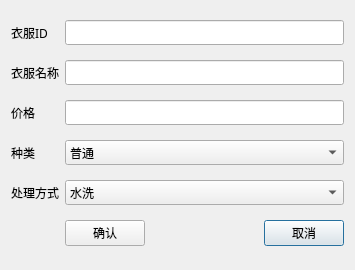
<?xml version="1.0" encoding="UTF-8"?>
<ui version="4.0">
 <class>dlgUpdateClothes</class>
 <widget class="QDialog" name="dlgUpdateClothes">
  <property name="geometry">
   <rect>
    <x>0</x>
    <y>0</y>
    <width>355</width>
    <height>270</height>
   </rect>
  </property>
  <property name="minimumSize">
   <size>
    <width>355</width>
    <height>0</height>
   </size>
  </property>
  <property name="font">
   <font>
    <family>微软雅黑</family>
   </font>
  </property>
  <property name="windowTitle">
   <string>修改衣服信息</string>
  </property>
  <layout class="QGridLayout" name="gridLayout">
   <item row="2" column="0">
    <widget class="QLabel" name="label_3">
     <property name="text">
      <string>价格</string>
     </property>
    </widget>
   </item>
   <item row="5" column="3">
    <widget class="QPushButton" name="BtnCancel">
     <property name="text">
      <string>取消</string>
     </property>
    </widget>
   </item>
   <item row="0" column="1" colspan="3">
    <widget class="QLineEdit" name="LeID"/>
   </item>
   <item row="2" column="1" colspan="3">
    <widget class="QLineEdit" name="LePrice"/>
   </item>
   <item row="0" column="0">
    <widget class="QLabel" name="label">
     <property name="text">
      <string>衣服ID</string>
     </property>
    </widget>
   </item>
   <item row="1" column="0">
    <widget class="QLabel" name="label_2">
     <property name="text">
      <string>衣服名称</string>
     </property>
    </widget>
   </item>
   <item row="3" column="0">
    <widget class="QLabel" name="label_4">
     <property name="text">
      <string>种类</string>
     </property>
    </widget>
   </item>
   <item row="5" column="2">
    <spacer name="horizontalSpacer">
     <property name="orientation">
      <enum>Qt::Horizontal</enum>
     </property>
     <property name="sizeHint" stdset="0">
      <size>
       <width>40</width>
       <height>20</height>
      </size>
     </property>
    </spacer>
   </item>
   <item row="3" column="1" colspan="3">
    <widget class="QComboBox" name="CBType">
     <item>
      <property name="text">
       <string>普通</string>
      </property>
     </item>
     <item>
      <property name="text">
       <string>高档</string>
      </property>
     </item>
     <item>
      <property name="text">
       <string>其他</string>
      </property>
     </item>
    </widget>
   </item>
   <item row="5" column="1">
    <widget class="QPushButton" name="BtnEnter">
     <property name="text">
      <string>确认</string>
     </property>
    </widget>
   </item>
   <item row="1" column="1" colspan="3">
    <widget class="QLineEdit" name="LeName"/>
   </item>
   <item row="4" column="1" colspan="3">
    <widget class="QComboBox" name="CBWashWay">
     <item>
      <property name="text">
       <string>水洗</string>
      </property>
     </item>
     <item>
      <property name="text">
       <string>干洗</string>
      </property>
     </item>
     <item>
      <property name="text">
       <string>皮衣</string>
      </property>
     </item>
     <item>
      <property name="text">
       <string>单烫</string>
      </property>
     </item>
     <item>
      <property name="text">
       <string>其他</string>
      </property>
     </item>
    </widget>
   </item>
   <item row="4" column="0">
    <widget class="QLabel" name="label_5">
     <property name="text">
      <string>处理方式</string>
     </property>
    </widget>
   </item>
  </layout>
 </widget>
 <tabstops>
  <tabstop>LeID</tabstop>
  <tabstop>LeName</tabstop>
  <tabstop>LePrice</tabstop>
  <tabstop>CBType</tabstop>
  <tabstop>BtnEnter</tabstop>
  <tabstop>BtnCancel</tabstop>
 </tabstops>
 <resources/>
 <connections/>
</ui>
